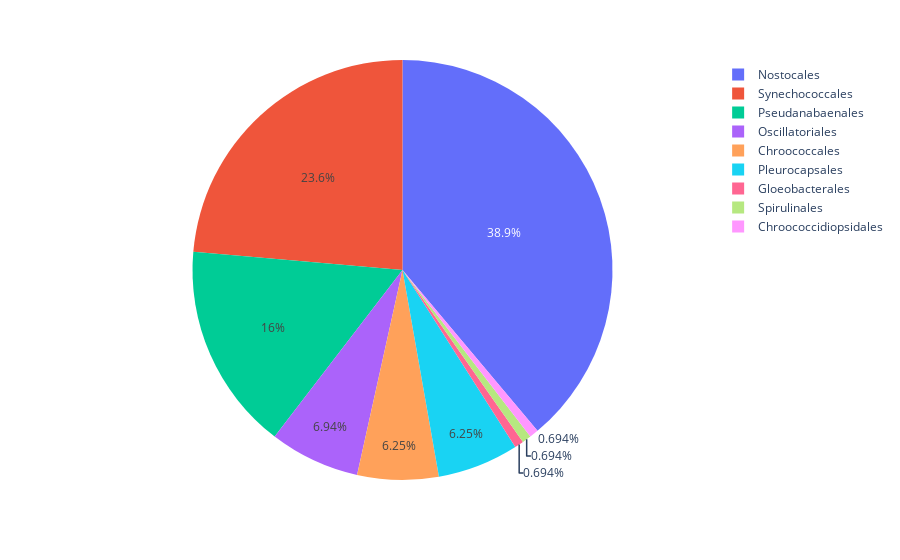

Notebook cell for this chart:
### Code cell
for odN in odNCBIlist:
    if odN not in orderNCBI:
        orderNCBI[odN] = 1
    else:
        orderNCBI[odN] += 1
resultList2 = list(map(list, orderNCBI.items()))
dfNCBI = pd.DataFrame(resultList2, columns=['Order', 'Distribution'])
dfNCBI.head()
figNCBId = px.pie(dfNCBI, values='Distribution', names='Order')
figNCBId.show()

### Figure 1 — Plotly figure (JSON) as saved in the notebook; plotly's stock layout.template omitted (floating-point values rounded to 4 significant figures)
{"data": [{"domain": {"x": [0, 1], "y": [0, 1]}, "hovertemplate": "Order=%{label}<br>Distribution=%{value}<extra></extra>", "labels": ["Synechococcales", "Nostocales", "Chroococcales", "Pseudanabaenales", "Gloeobacterales", "Oscillatoriales", "Pleurocapsales", "Spirulinales", "Chroococcidiopsidales"], "legendgroup": "", "name": "", "showlegend": true, "type": "pie", "values": [34, 56, 9, 23, 1, 10, 9, 1, 1]}], "layout": {"legend": {"tracegroupgap": 0}, "margin": {"t": 60}}}
